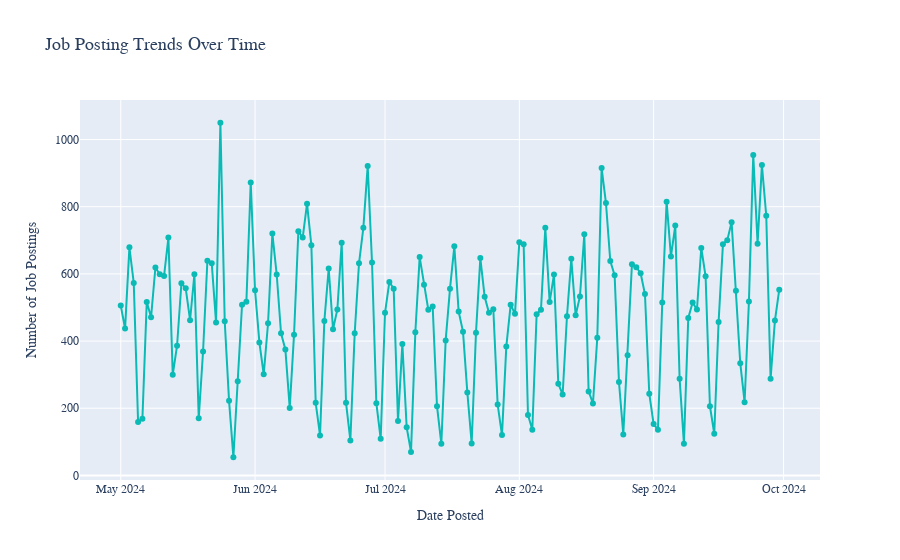

The code cell stored with this chart in its notebook:
### Markdown cell above
# Job Posting Trends Over Time
- Analyze how job postings fluctuate over time.
- **Aggregate Data**
  - Count job postings per **posted date (`POSTED`)**.
- **Visualize results**
  - Create a **line chart** where:
    - **X-axis** = `POSTED`
    - **Y-axis** = `Number of Job Postings`
  - Apply custom colors and font styles.
- **Explanation:** Write two sentences about what the graph reveals.

### Code cell
pdf_trend = df.select("POSTED").toPandas()
pdf_trend = pdf_trend.dropna(subset=['POSTED'])

# 将 POSTED 列转换为日期格式
pdf_trend['POSTED'] = pd.to_datetime(pdf_trend['POSTED'])

# 按日期统计职位发布数量
job_trend = pdf_trend.groupby('POSTED').size().reset_index(name='Job_Postings')

# 按日期排序
job_trend = job_trend.sort_values('POSTED')

# 绘制折线图
fig_trend = px.line(
    job_trend,
    x='POSTED',
    y='Job_Postings',
    title='Job Posting Trends Over Time',
    markers=True,
    line_shape='linear'
)

# 设置颜色和字体样式
fig_trend.update_traces(line=dict(color='#0ABAB5'))  # 蒂芙尼蓝
fig_trend.update_layout(
    font_family="Arial",
    title_font_size=18,
    xaxis_title='Date Posted',
    yaxis_title='Number of Job Postings',
    xaxis=dict(tickfont=dict(size=12)),
    yaxis=dict(tickfont=dict(size=12))
)

fig_trend.show()

### Figure 1 — Plotly figure (JSON) as saved in the notebook; plotly's stock layout.template omitted (floating-point values rounded to 4 significant figures; data arrays with more than 128 entries replaced by an {"elided": "..."} marker saying what was removed)
{"data": [{"hovertemplate": "POSTED=%{x}<br>Job_Postings=%{y}<extra></extra>", "legendgroup": "", "line": {"color": "#0ABAB5", "dash": "solid", "shape": "linear"}, "marker": {"symbol": "circle"}, "mode": "lines+markers", "name": "", "orientation": "v", "showlegend": false, "type": "scatter", "x": {"elided": "153 str values"}, "xaxis": "x", "y": {"elided": "153 int values"}, "yaxis": "y"}], "layout": {"font": {"family": "Arial"}, "legend": {"tracegroupgap": 0}, "title": {"font": {"size": 18}, "text": "Job Posting Trends Over Time"}, "xaxis": {"anchor": "y", "domain": [0, 1], "tickfont": {"size": 12}, "title": {"text": "Date Posted"}}, "yaxis": {"anchor": "x", "domain": [0, 1], "tickfont": {"size": 12}, "title": {"text": "Number of Job Postings"}}}}
